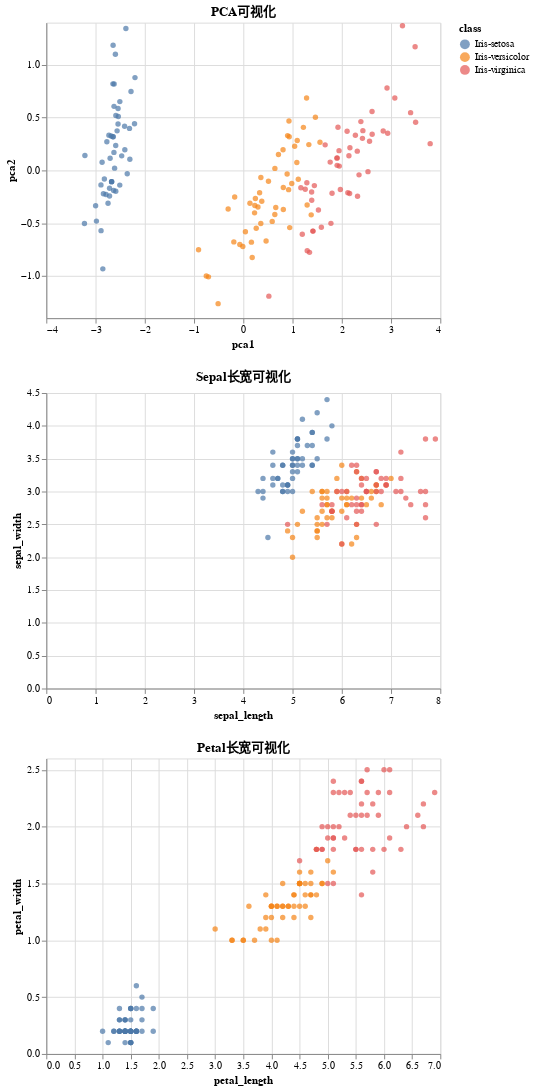

Notebook source saved alongside this figure:
### Code cell
# Combine the three plots into one
alt.vconcat(
    alt.Chart(df).mark_circle().encode(
        x='pca1',
        y='pca2',
        color='class',
    ).interactive().properties(
        title='PCA可视化'
    ),
    alt.Chart(df).mark_circle().encode(
        x='sepal_length',
        y='sepal_width',
        color='class',
    ).interactive().properties(
        title='Sepal长宽可视化'
    ),
    alt.Chart(df).mark_circle().encode(
        x='petal_length',
        y='petal_width',
        color='class',
    ).interactive().properties(
        title='Petal长宽可视化'
    )
)

### Figure 1 — Vega-Lite specification as saved in the notebook (floating-point values rounded to 4 significant figures; data arrays with more than 128 entries replaced by an {"elided": "..."} marker saying what was removed)
{"config": {"view": {"continuousWidth": 400, "continuousHeight": 300}}, "vconcat": [{"mark": "circle", "encoding": {"color": {"type": "nominal", "field": "class"}, "x": {"type": "quantitative", "field": "pca1"}, "y": {"type": "quantitative", "field": "pca2"}}, "selection": {"selector013": {"type": "interval", "bind": "scales", "encodings": ["x", "y"]}}, "title": "PCA可视化"}, {"mark": "circle", "encoding": {"color": {"type": "nominal", "field": "class"}, "x": {"type": "quantitative", "field": "sepal_length"}, "y": {"type": "quantitative", "field": "sepal_width"}}, "selection": {"selector014": {"type": "interval", "bind": "scales", "encodings": ["x", "y"]}}, "title": "Sepal长宽可视化"}, {"mark": "circle", "encoding": {"color": {"type": "nominal", "field": "class"}, "x": {"type": "quantitative", "field": "petal_length"}, "y": {"type": "quantitative", "field": "petal_width"}}, "selection": {"selector015": {"type": "interval", "bind": "scales", "encodings": ["x", "y"]}}, "title": "Petal长宽可视化"}], "data": {"name": "data-d6d6e3a2d43482f3a01929a83eac65bc"}, "$schema": "https://vega.github.io/schema/vega-lite/v4.8.1.json", "datasets": {"data-d6d6e3a2d43482f3a01929a83eac65bc": {"elided": "150 records"}}}
